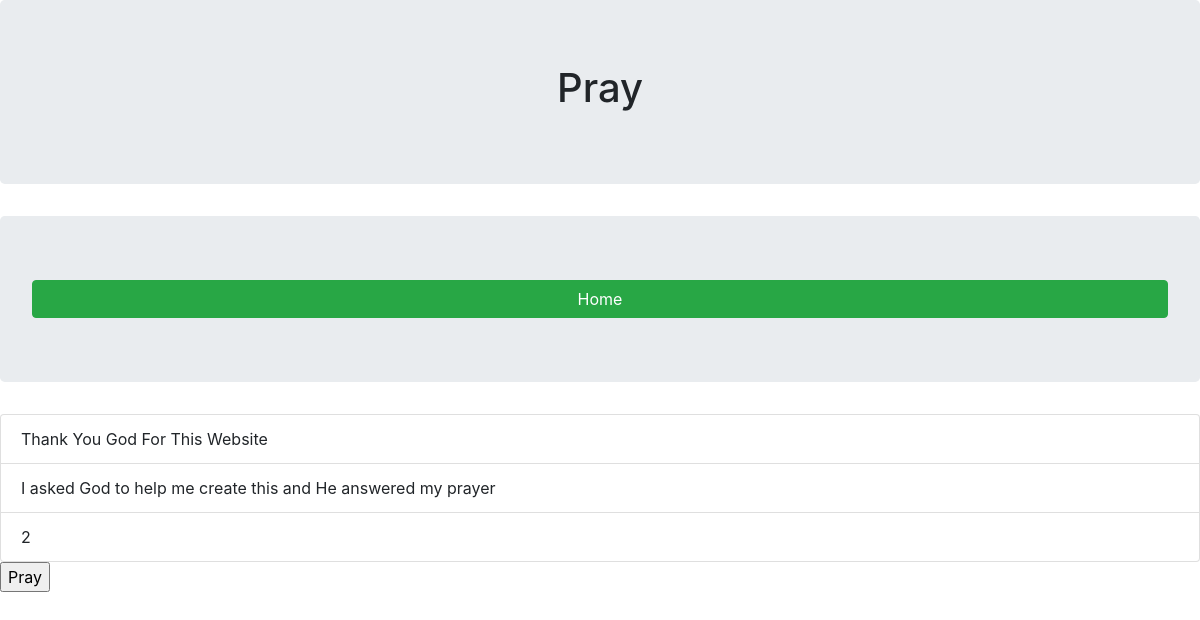
Screenshot of /pray/1 with the database file from the repository.
### prayer/models.py (models this page shows)
class Prayer(models.Model):
	prayer_id = models.BigAutoField(primary_key=True,unique=True)
	prayer_title = models.CharField(max_length=100, blank=False, null=False)
	prayer_request_date = models.DateTimeField(null=False)
	prayer_description = models.CharField(max_length=1000,null=False)
	prayer_count = models.IntegerField(null=False)

### prayer/views.py (the view)
# urls.py: path('pray/<int:prayer_id>', views.pray, name = 'Prayers'),
def pray(request, prayer_id):
	if request.method == 'GET':
		try:
			prayer = Prayer.objects.get(pk=prayer_id)
			form = forms.Pray()
			template = loader.get_template('pray.html')
			context = {
				'prayer_id' : prayer_id,
				'prayer_title' : prayer.prayer_title,
				'prayer_description' : prayer.prayer_description,
				'prayer_count' : prayer.prayer_count
			}
		except Exception:
			form = forms.Pray()
			context = {
				'error' : str(Exception)
			}
			template = loader.get_template('error.html')
	else:
		context = {
			'error' : '501 Invalid Request Protocol' #protocol error
		}
		template = loader.get_template('error.html')
	return HttpResponse(template.render(context,request))

### templates/pray.html (shortened to what this page needs)
<head>
<link rel="stylesheet" href="https://cdn.jsdelivr.net/npm/bootstrap@4.5.3/dist/css/bootstrap.min.css">
</head>
<body>
{% block content %}
<div class="jumbotron text-center">
<h1>Pray</h1>
</div>
<div class="jumbotron text-center">
<a href='/' align="right" class="btn btn-success btn-block">Home</a>
</div>
{% if prayer_id %}
<form action='/pray/{{prayer_id}}/{{prayer_count}}' method='post'>
<ul class="list-group">
	<li class="list-group-item">{{prayer_title}}</li>
	<li class="list-group-item">{{prayer_description}}</li>
	<li class="list-group-item">{{prayer_count}}</li>
</ul>
<input type="submit" value="Pray">
</form>
{% endif %}
{% endblock %}
</body>

### rows the page displays
Prayer: prayer_title "Thank You God For This Website", prayer_description "I asked God to help me create this and He answered my prayer"

### other values shown
{{ prayer_count }} "2"
